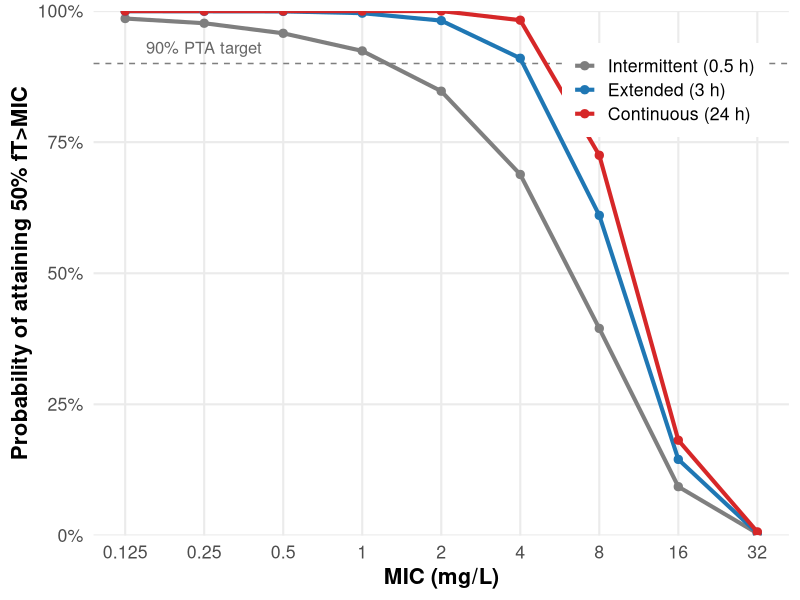

Write the R code that produced this figure.
# =============================================================================
# Monte Carlo PTA: meropenem 1 g q8h intermittent vs extended vs continuous
# Target: 50% fT>MIC (clinical efficacy); 100% fT>4xMIC shown as sensitivity
# Population: ICU adults with altered Vd (sepsis / ARC / fluid resuscitation)
# One-compartment model with log-normal BSV on CL and V
# =============================================================================

suppressPackageStartupMessages({
  library(dplyr)
  library(tidyr)
  library(ggplot2)
  library(scales)
})

set.seed(42)

# ---- Population PK parameters (Roberts et al., Jaruratanasirikul et al.) ----
n_subj   <- 5000
CL_tv    <- 12      # L/h, typical clearance (mixed renal function ICU)
V_tv     <- 25      # L, typical Vd
CV_CL    <- 0.45    # 45% BSV (wider than healthy due to organ dysfunction)
CV_V     <- 0.30    # 30% BSV
ke       <- function(CL, V) CL / V

# Sample BSV
CL_i <- CL_tv * exp(rnorm(n_subj, 0, CV_CL))
V_i  <- V_tv  * exp(rnorm(n_subj, 0, CV_V))

# ---- Regimens (all 1 g q8h equivalent total daily dose, except continuous 3 g/24h) ----
# Intermittent: 1 g over 0.5 h, q8h
# Extended:     1 g over 3.0 h, q8h
# Continuous:   3 g over 24 h (with 1 g loading dose over 0.5 h)

simulate_conc <- function(t, CL, V, dose, tinf, tau, n_doses = 4) {
  # Steady-state one-compartment infusion model
  k <- ke(CL, V)
  R0 <- dose / tinf
  # During infusion of dose n: C = (R0/(CL))*(1 - exp(-k*t_in_inf))*exp(-k*time_since_inf_end_in_prev_doses)
  # Simpler: compute superposition over n_doses to reach SS
  C <- numeric(length(t))
  for (n in 0:(n_doses - 1)) {
    t_start <- n * tau
    t_inf_end <- t_start + tinf
    # During infusion
    in_inf <- t >= t_start & t <= t_inf_end
    C[in_inf] <- C[in_inf] + (R0 / CL) * (1 - exp(-k * (t[in_inf] - t_start)))
    # After infusion
    post_inf <- t > t_inf_end
    Cend <- (R0 / CL) * (1 - exp(-k * tinf))
    C[post_inf] <- C[post_inf] + Cend * exp(-k * (t[post_inf] - t_inf_end))
  }
  C
}

simulate_continuous <- function(t, CL, V, load_dose, load_tinf, cont_rate) {
  # Loading dose (over load_tinf), then continuous infusion at cont_rate (mg/h)
  k <- ke(CL, V)
  C <- numeric(length(t))
  # Loading
  R0 <- load_dose / load_tinf
  in_load <- t <= load_tinf
  C[in_load] <- (R0 / CL) * (1 - exp(-k * t[in_load]))
  Cend_load <- (R0 / CL) * (1 - exp(-k * load_tinf))
  # After loading: superposition of decay + continuous infusion rising to Css
  post_load <- t > load_tinf
  tt <- t[post_load] - load_tinf
  Css <- cont_rate / CL
  C[post_load] <- Cend_load * exp(-k * tt) + Css * (1 - exp(-k * tt))
  C
}

# ---- Time-above-MIC computation in a 24-h window at SS ----
mic_grid <- c(0.125, 0.25, 0.5, 1, 2, 4, 8, 16, 32)
t_grid   <- seq(0, 24, by = 0.05)  # 0.05 h resolution

fT_above_MIC <- function(C, mic, t) {
  # Fraction of time C > mic over the window
  mean(C > mic)
}

compute_pta <- function(regimen) {
  pta <- sapply(mic_grid, function(mic) {
    above <- vapply(seq_len(n_subj), function(i) {
      if (regimen == "intermittent") {
        C <- simulate_conc(t_grid, CL_i[i], V_i[i],
                           dose = 1000, tinf = 0.5, tau = 8, n_doses = 4)
      } else if (regimen == "extended") {
        C <- simulate_conc(t_grid, CL_i[i], V_i[i],
                           dose = 1000, tinf = 3.0, tau = 8, n_doses = 4)
      } else {
        C <- simulate_continuous(t_grid, CL_i[i], V_i[i],
                                 load_dose = 1000, load_tinf = 0.5,
                                 cont_rate = 3000 / 24)
      }
      # Use last 8 h for IV bolus/extended (SS dosing interval),
      # last 12 h for continuous to capture Css
      t_eval <- if (regimen == "continuous") t_grid >= 12 else t_grid >= 16
      fT_above_MIC(C[t_eval], mic, t_grid[t_eval])
    }, numeric(1))
    mean(above >= 0.5)   # 50% fT>MIC clinical target
  })
  tibble(MIC = mic_grid, PTA = pta, Regimen = regimen)
}

results <- bind_rows(
  compute_pta("intermittent"),
  compute_pta("extended"),
  compute_pta("continuous")
) |>
  mutate(Regimen = factor(Regimen,
                          levels = c("intermittent", "extended", "continuous"),
                          labels = c("Intermittent (0.5 h)",
                                     "Extended (3 h)",
                                     "Continuous (24 h)")))

# ---- Plot in assertion-evidence style ----
p <- ggplot(results, aes(x = MIC, y = PTA, color = Regimen, group = Regimen)) +
  geom_hline(yintercept = 0.9, linetype = "dashed", color = "grey50") +
  annotate("text", x = 0.15, y = 0.93, label = "90% PTA target",
           hjust = 0, color = "grey40", size = 4.2) +
  geom_line(linewidth = 1.4) +
  geom_point(size = 2.5) +
  scale_x_log10(breaks = mic_grid,
                labels = c("0.125","0.25","0.5","1","2","4","8","16","32")) +
  scale_y_continuous(labels = percent_format(accuracy = 1),
                     limits = c(0, 1), expand = c(0,0)) +
  scale_color_manual(values = c("#7f7f7f", "#1f77b4", "#d62728")) +
  labs(x = "MIC (mg/L)",
       y = "Probability of attaining 50% fT>MIC",
       color = NULL) +
  theme_minimal(base_size = 16, base_family = "sans") +
  theme(
    legend.position = c(0.82, 0.85),
    legend.background = element_rect(fill = "white", color = NA),
    panel.grid.minor = element_blank(),
    axis.title = element_text(face = "bold")
  )

ggsave("figures/pta_meropenem.png", p, width = 10, height = 5.5, dpi = 300, bg = "white")
message("Saved figures/pta_meropenem.png")
